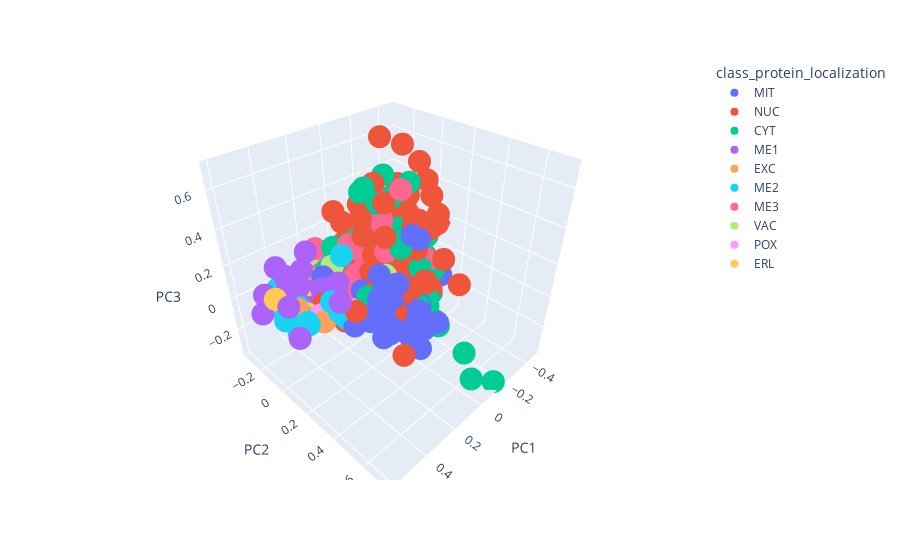

The notebook cell saved with this chart:
### Code cell
px.scatter_3d(df_x, x='PC1', y='PC2', z='PC3', color='class_protein_localization')
